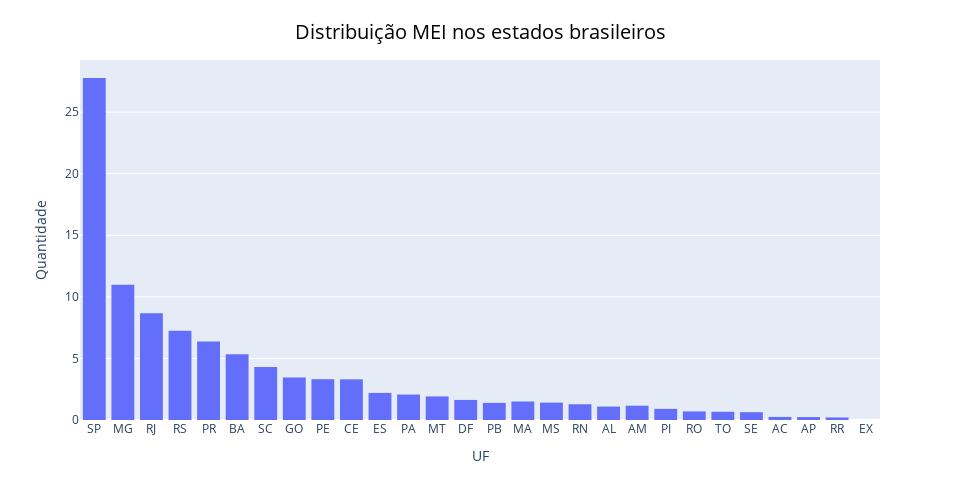

Notebook source saved alongside this figure:
### Code cell
fig = px.histogram(df_uf,
             x = "UF", 
             y='count',
             height = 400, width = 700,
             histnorm = 'percent')
fig.update_xaxes(title = "UF")
fig.update_yaxes(title = "Quantidade")
#fig.show()
#py.plot(fig, filename = 'Count pnt', auto_open=True)
fig.update_layout(
    title={
        'text': "Distribuição MEI nos estados brasileiros",
        'y':0.95,
        'x':0.5,
        'xanchor': 'center',
        'yanchor': 'top',
        'font': {
            'size': 20,
            'color': 'black'}})

### Figure 1 — Plotly figure (JSON) as saved in the notebook; plotly's stock layout.template omitted (floating-point values rounded to 4 significant figures; data arrays with more than 128 entries replaced by an {"elided": "..."} marker saying what was removed)
{"data": [{"alignmentgroup": "True", "bingroup": "x", "histfunc": "sum", "histnorm": "percent", "hovertemplate": "UF=%{x}<br>percent of sum of count=%{y}<extra></extra>", "legendgroup": "", "marker": {"color": "#636efa", "pattern": {"shape": ""}}, "name": "", "offsetgroup": "", "orientation": "v", "showlegend": false, "type": "histogram", "x": {"elided": "138 str values"}, "xaxis": "x", "y": {"elided": "138 int values"}, "yaxis": "y"}], "layout": {"barmode": "relative", "height": 500, "legend": {"tracegroupgap": 0}, "margin": {"t": 60}, "title": {"font": {"color": "black", "size": 20}, "text": "Distribuição MEI nos estados brasileiros", "x": 0.5, "xanchor": "center", "y": 0.95, "yanchor": "top"}, "width": 960, "xaxis": {"anchor": "y", "autorange": true, "domain": [0, 1], "range": [-0.5, 27.5], "title": {"text": "UF"}, "type": "category"}, "yaxis": {"anchor": "x", "autorange": true, "domain": [0, 1], "range": [0, 29.24], "title": {"text": "Quantidade"}, "type": "linear"}}}
